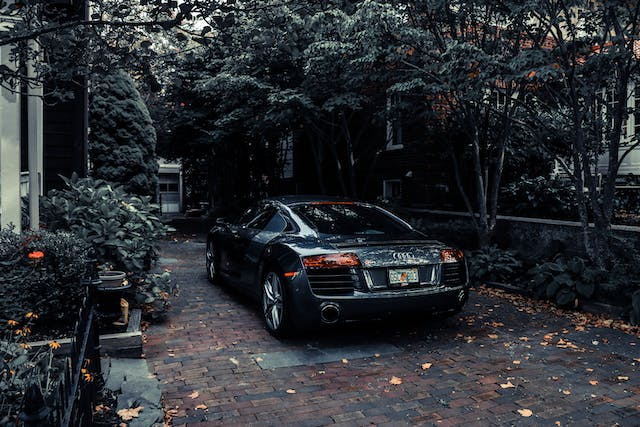
#> input picture Image processing/Ders7/resim.jpg, 640 x 427 px, given in place of resim.png, which was not available
$ python ders6.py
#> lines starting #> are read from the running program, lines starting #| are printed output that depends on the picture
import cv2
import numpy as np

resim = cv2.imread("Ders6\\resim.png")
#> resim is the input picture: shape (427, 640, 3); mean B, G, R 51.1, 46.7, 43.5
kesit = resim[350:550,400:800] #Resim üzerinden belirli bir kesit aldık
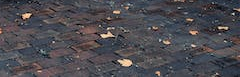
#> kesit: shape (77, 240, 3); mean B, G, R 80.7, 75.1, 76.9
#> (the run stopped early here; a loop or call above may not have finished)

$ run again, with Image processing/Ders7/Ekran görüntüsü 2023-10-30 011834.png saved as Image processing/Ders7/resim.jpg
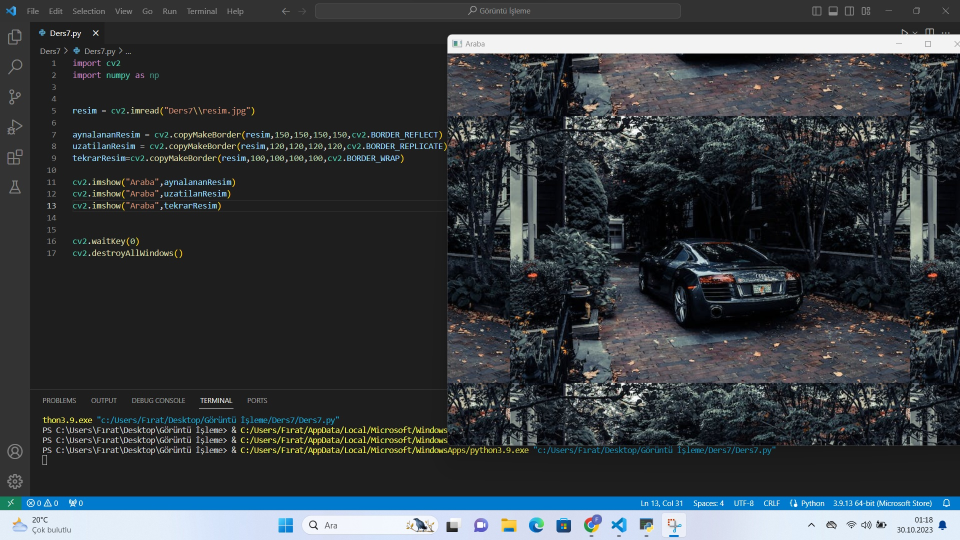
#> input picture Image processing/Ders7/Ekran görüntüsü 2023-10-30 011834.png, 1920 x 1080 px, given in place of resim.png, which was not available (shown at 1/2 size)
#> resim is the input picture: shape (1080, 1920, 3); mean B, G, R 63.6, 59.7, 54.5
#> `resim[:,:,0]=255#Resme mavi efekt verdik`:
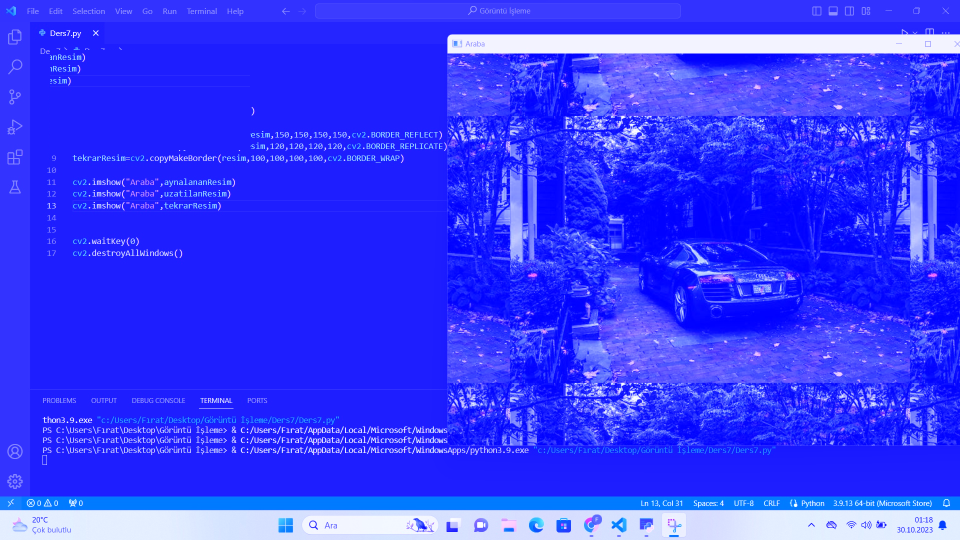
#> resim: shape (1080, 1920, 3) (shown at 1/2 size); mean B, G, R 255, 59.3, 54.2
#> `cv2.imshow("Kesilen Resim" , kesit)`:
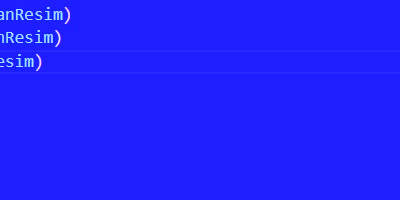
#> window 'Kesilen Resim': shape (200, 400, 3); mean B, G, R 255, 31.8, 31.3
